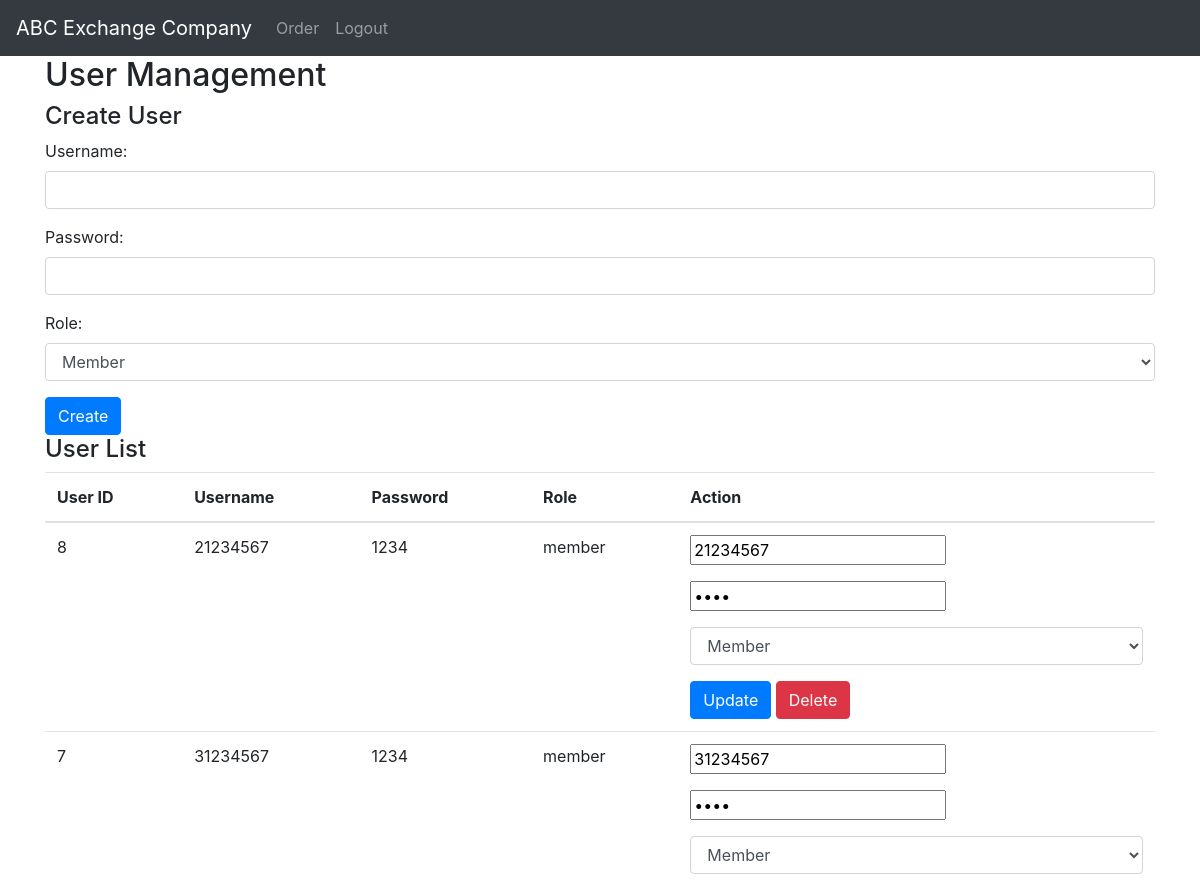
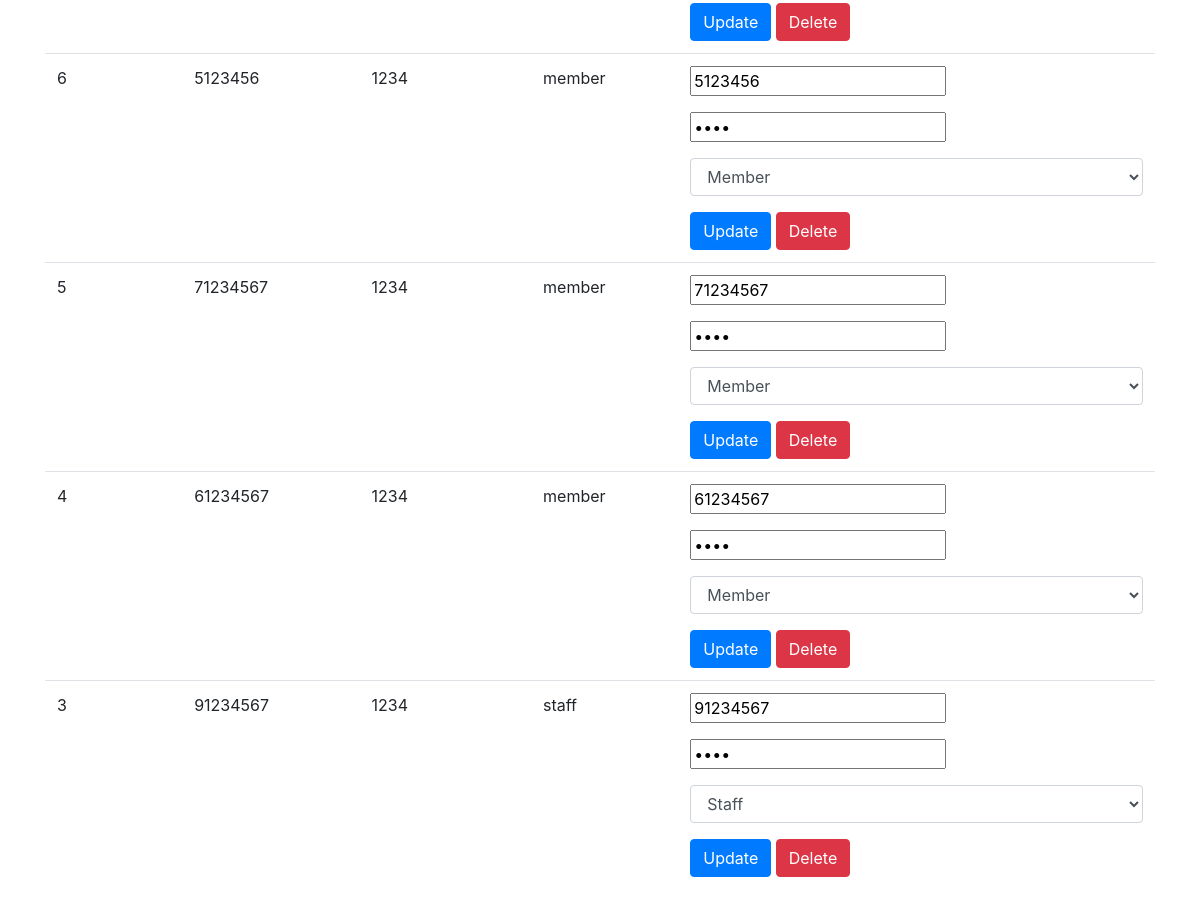
/member.php (signed in), run on the app's committed database (2 pictures, top to bottom).
### tables this page shows
CREATE TABLE users (
    id INTEGER PRIMARY KEY AUTOINCREMENT,
    username TEXT NOT NULL,
    password TEXT NOT NULL,
    role TEXT DEFAULT 'member'
);

### member.php (the view, shortened to what this page needs)
<?php include("header.php"); ?>
<!DOCTYPE html>
<html>
<head>
  <link rel="stylesheet" href="https://stackpath.bootstrapcdn.com/bootstrap/4.5.2/css/bootstrap.min.css">
</head>
<body>
  <div class="container">
    <h2>User Management</h2>
    <?php
    $db = new SQLite3('database.db');
    $query = "SELECT * FROM users order by id desc";
    $result = $db->query($query);
    $users = [];
    while ($row = $result->fetchArray(SQLITE3_ASSOC)) {
      $users[] = $row;
    }
    ?>
    <h4>Create User</h4>
    <form method="POST">
      <div class="form-group">
        <label for="user-username">Username:</label>
        <input type="text" class="form-control" id="user-username" name="user-username" required>
      </div>
      <div class="form-group">
        <label for="user-password">Password:</label>
        <input type="password" class="form-control" id="user-password" name="user-password" required>
      </div>
      <div class="form-group">
        <label for="user-role">Role:</label>
        <select class="form-control" id="user-role" name="user-role" required>
          <option value="member">Member</option>
        </select>
      </div>
      <button type="submit" name="create" class="btn btn-primary">Create</button>
    </form>
    <h4>User List</h4>
    <table class="table">
      <thead>
        <tr>
          <th>User ID</th>
          <th>Username</th>
          <th>Password</th>
          <th>Role</th>
          <th>Action</th>
        </tr>
      </thead>
      <tbody>
        <?php foreach ($users as $user) { ?>
          <tr>
            <td><?php echo $user['id']; ?></td>
            <td><?php echo $user['username']; ?></td>
            <td><?php echo $user['password']; ?></td>
            <td><?php echo $user['role']; ?></td>
            <td>
              <form method="POST">
                <div class="form-group">
                  <input type="text" name="user-username" value="<?php echo $user['username']; ?>" required>
                </div>
                <div class="form-group">
                  <input type="password" name="user-password" value="<?php echo $user['password']; ?>" required>
                </div>
                <div class="form-group">
                  <select class="form-control" name="user-role" required>
                    <option value="member" <?php echo $user['role'] === 'member' ? 'selected' : ''; ?>>Member</option>
                    <option value="staff" <?php echo $user['role'] === 'staff' ? 'selected' : ''; ?>>Staff</option>
                  </select>
                </div>
                <button type="submit" name="update"class="btn btn-primary">Update</button>
                <button type="submit" name="delete" class="btn btn-danger">Delete</button>
              </form>
           </td>
          </tr>
        <?php } ?>
      </tbody>
    </table>
  </div>
  <?php include("footer.php"); ?>

### data on the page
users: id "8", username "21234567", password "1234", role "member", user-username "21234567", user-role "Member"
users: id "7", username "31234567", password "1234", role "member", user-username "31234567", user-role "Member"
users: id "6", username "5123456", password "1234", role "member", user-username "5123456", user-role "Member"
users: id "5", username "71234567", password "1234", role "member", user-username "71234567", user-role "Member"
users: id "4", username "61234567", password "1234", role "member", user-username "61234567", user-role "Member"
users: id "3", username "91234567", password "1234", role "staff", user-username "91234567", user-role "Staff"
